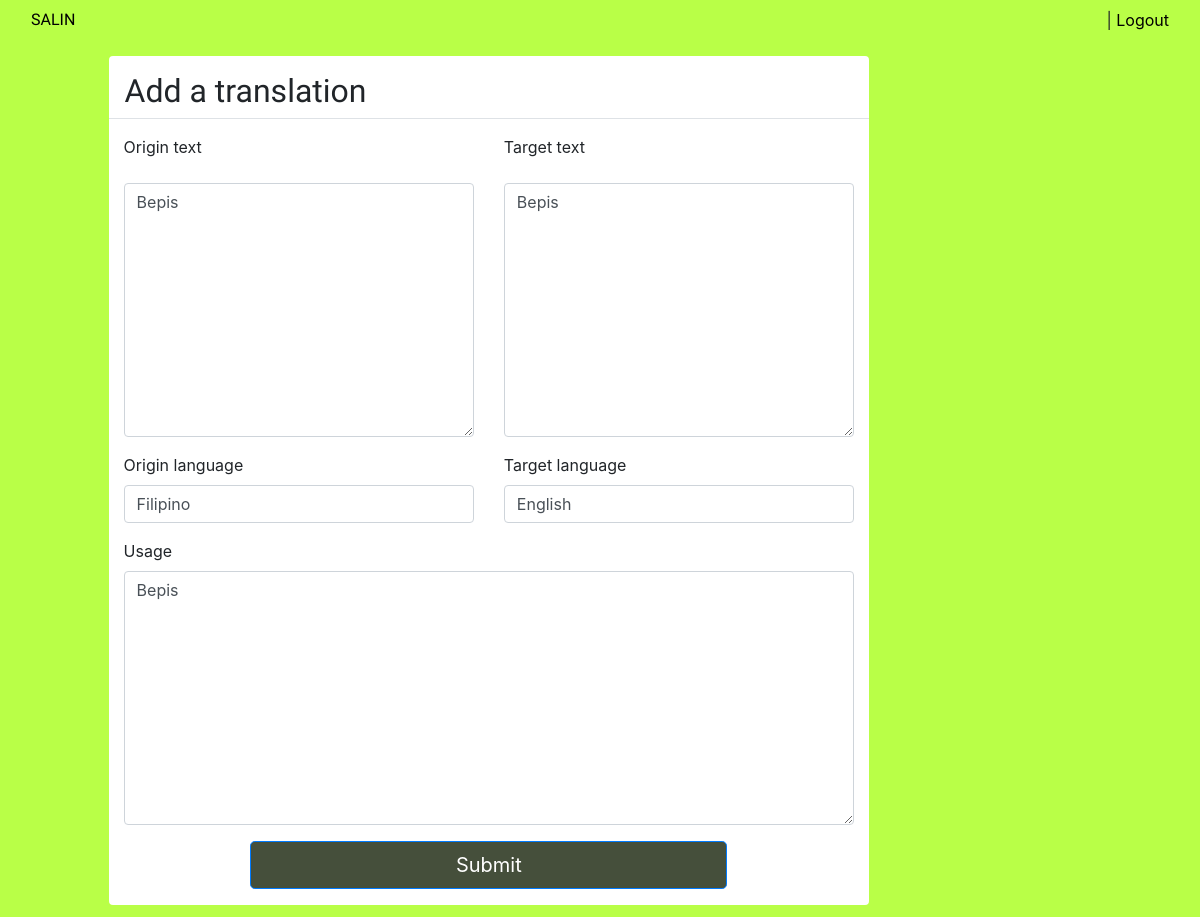
Page /translation/edit/17/ on the committed database.
### translation/models.py (models this page shows)
class Translation(models.Model):
	origin_language = models. CharField(max_length = 250, default='Filipino')
	target_language = models. CharField(max_length = 250, default='English')
	origin_text = models. CharField(max_length = 250, default='')
	target_text = models. CharField(max_length = 250, default='')
	context_examples = models. CharField(max_length = 500, default='')
	upvotes = models.IntegerField(default=0)
	downvotes = models.IntegerField(default=0)

### translation/views.py (the view)
# urls.py: url(r'^translation/edit/(?P<id>\d+)/$', views.edit_translation, name='edit_translation'),
def edit_translation(request, id=None):
    item = get_object_or_404(Translation, id=id)
    form = TranslationForm(request.POST or None, instance=item)
    if form.is_valid():
        form.save()
        return redirect('/translation/'+str(item.id)+'/')
    return render(request, 'translation/translation_form.html', {'form':form})

### translation/forms.py
class TranslationForm(ModelForm):
    def __init__(self, *args, **kwargs):
        kwargs.setdefault('label_suffix', '')
        super(TranslationForm, self).__init__(*args, **kwargs)
    class Meta:
        model = Translation
        fields = '__all__'
        widgets = {
            'origin_text': Textarea(attrs={'class': 'form-control'}),
            'target_text': Textarea(attrs={'class': 'form-control'}),
            'origin_language': TextInput(attrs={'class': 'form-control'}),
            'target_language': TextInput(attrs={'class': 'form-control'}),
            'context_examples': Textarea(attrs={'class': 'form-control'}),
        }
        labels = {
            'origin_text':'Origin text',
            'target_text':'Target text',
            'origin_language':'Origin language',
            'target_language':'Target language',
            'context_examples':'Usage',
        }

### translation/templates/translation/translation_form.html (shortened to what this page needs)
{% extends "base.html" %}
{% block content %}
<div class='container-fluid scrollable'>
  <div class='row salin-green navbar'>
      <div class='col capriola text-dark'>
        <a href="{% url 'home' %}"> SALIN</a>
      </div>
      <div class='col text-right'>
          <p class='mb-0'>
            <a href="{% url 'dashboard' %}">{{ user.username }}</a> |
            <a href="{% url 'logout' %}">Logout</a>
          </p>
      </div>
  </div>
  <div class='container bg-white off-center-container rounded mt-3 mr-6 mb-4 pb-3 pt-3'>
    <div class='row pl-3 mb-3 border-bottom quicksand'>
        <h2>
            Add a translation
        </h2>
    </div>
    <form method="POST" action="">
      <div class='row'>
        <div class='container'>
          <div class='form-group row'>
              <div class='col-6'>
                {{ form.origin_text.label_tag }}
              </div>
              <div class='col-6'>
                {{ form.target_text.label_tag }}
              </div>
          </div>
          <div class='form-group row'>
              <div class='col-6'>
                {{ form.origin_text }}
              </div>
              <div class='col-6'>
                {{ form.target_text }}
              </div>
          </div>
        </div>
      </div>
      <div class='form-group row'>
          <div class='col'>
              {{ form.origin_language.label_tag }} {{ form.origin_language }}
          </div>
          <div class='col'>
              {{ form.target_language.label_tag }} {{ form.target_language }}
          </div>
      </div>
      <div class='row'>
          <div class='col'>
            {{ form.context_examples.label_tag }} {{ form.context_examples }}
          </div>
      </div>
      <div class = 'row mt-3'>
        <div class = 'col-2'></div>
        <div class = 'col'>
            <button type="submit" class="btn btn-lg btn-block salin-button-green btn-primary">Submit</button>
        </div>
        <div class = 'col-2'></div>
      </div>
    </form>
  </div>
</div>
{% endblock %}

### my_project/static/my_project/style.css (style rules this page uses)
html , body { height: 100%; width: 100%; margin:0px; padding:0px; overflow: auto; }
.capriola { font-family: 'Capriola', sans-serif !important; }
.quicksand { font-family: 'Quicksand', sans-serif; }
.off-center-container { width: 65%; margin-left: 8%; }
.salin-green { background-color: #B9FF47; }
.salin-button-green { background-color: #454F3B; }
.container-fluid { height: 100%; overflow-y: hidden; }
.scrollable { overflow: auto; }
a:link { color:#000; }

### rows in the picture
Translation: origin_text "Bepis", target_text "Bepis", origin_language "Filipino", target_language "English", context_examples "Bepis"
